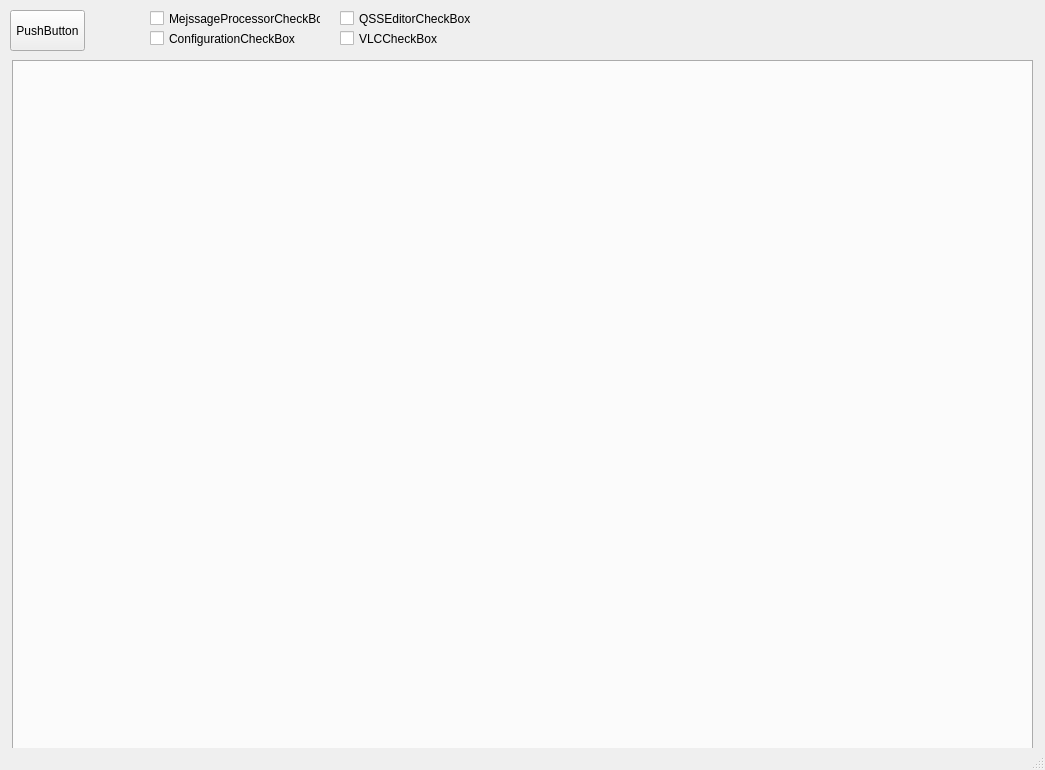
<?xml version="1.0" encoding="UTF-8"?>
<ui version="4.0">
 <class>MainWindow</class>
 <widget class="QMainWindow" name="MainWindow">
  <property name="geometry">
   <rect>
    <x>0</x>
    <y>0</y>
    <width>1045</width>
    <height>770</height>
   </rect>
  </property>
  <property name="windowTitle">
   <string>MIL-STD-1553B Message Processor v1.00.00</string>
  </property>
  <property name="styleSheet">
   <string notr="true"/>
  </property>
  <widget class="QWidget" name="centralwidget">
   <property name="styleSheet">
    <string notr="true"/>
   </property>
   <widget class="QTabWidget" name="tabWidget">
    <property name="geometry">
     <rect>
      <x>12</x>
      <y>60</y>
      <width>1021</width>
      <height>691</height>
     </rect>
    </property>
    <property name="currentIndex">
     <number>-1</number>
    </property>
   </widget>
   <widget class="QPushButton" name="pushButton">
    <property name="geometry">
     <rect>
      <x>10</x>
      <y>10</y>
      <width>75</width>
      <height>41</height>
     </rect>
    </property>
    <property name="text">
     <string>PushButton</string>
    </property>
   </widget>
   <widget class="QCheckBox" name="messageProcessorCheckBox">
    <property name="geometry">
     <rect>
      <x>150</x>
      <y>10</y>
      <width>171</width>
      <height>17</height>
     </rect>
    </property>
    <property name="text">
     <string>MejssageProcessorCheckBox</string>
    </property>
   </widget>
   <widget class="QCheckBox" name="configurationCheckBox">
    <property name="geometry">
     <rect>
      <x>150</x>
      <y>30</y>
      <width>161</width>
      <height>17</height>
     </rect>
    </property>
    <property name="text">
     <string>ConfigurationCheckBox</string>
    </property>
   </widget>
   <widget class="QCheckBox" name="qssEditorCheckBox">
    <property name="geometry">
     <rect>
      <x>340</x>
      <y>10</y>
      <width>181</width>
      <height>17</height>
     </rect>
    </property>
    <property name="text">
     <string>QSSEditorCheckBox</string>
    </property>
   </widget>
   <widget class="QCheckBox" name="vlcCheckBox">
    <property name="geometry">
     <rect>
      <x>340</x>
      <y>30</y>
      <width>131</width>
      <height>17</height>
     </rect>
    </property>
    <property name="text">
     <string>VLCCheckBox</string>
    </property>
   </widget>
   <zorder>pushButton</zorder>
   <zorder>messageProcessorCheckBox</zorder>
   <zorder>tabWidget</zorder>
   <zorder>configurationCheckBox</zorder>
   <zorder>qssEditorCheckBox</zorder>
   <zorder>vlcCheckBox</zorder>
  </widget>
  <widget class="QStatusBar" name="statusbar"/>
 </widget>
 <resources>
  <include location="../resources.qrc"/>
 </resources>
 <connections/>
</ui>
